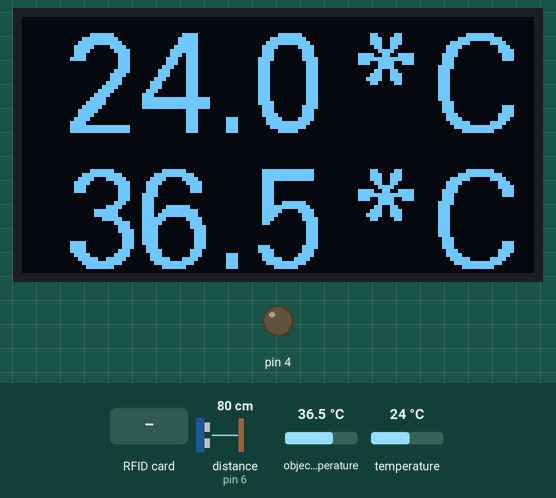
The sketch below on a simulated Arduino Uno, built with avr-gcc and run on an emulated ATmega328P. On the bench: 128×64 one-colour display, output pins drawn as LEDs (lit = HIGH). The test bench sets the inputs (shaded band); at power-on: object temperature 36.5 °C, temperature 24 °C, distance to the obstacle (sensor on pin 6) 80 cm. The echo pulse lasts 58.3 µs per cm; the audio player accepts every command and is not drawn; pins used as bus, display or sensor lines are not drawn; what the sketch prints to the serial monitor is not drawn.

Above: at 2.1 s.
2.2 s: RFID card 5E 7A 19 C4 held to the reader
At 4.0 s:
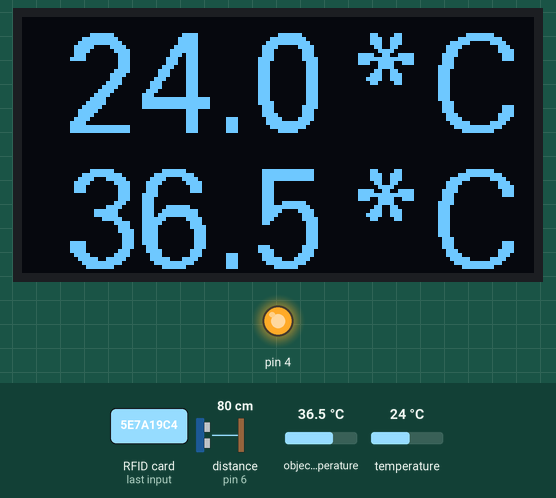
4.3 s: object temperature set to 20 °C
At 5.6 s:
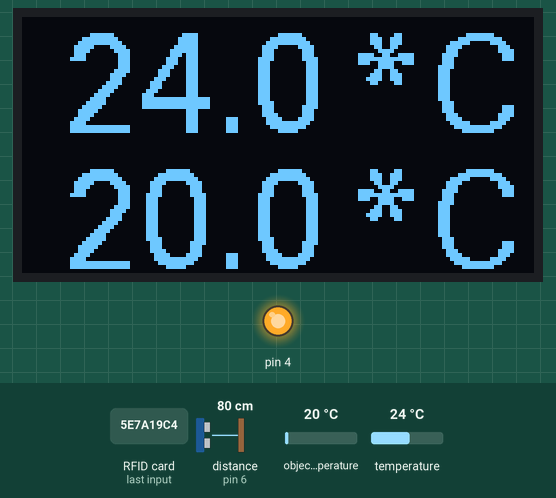
6.3 s: temperature set to 12 °C
At 8.1 s:
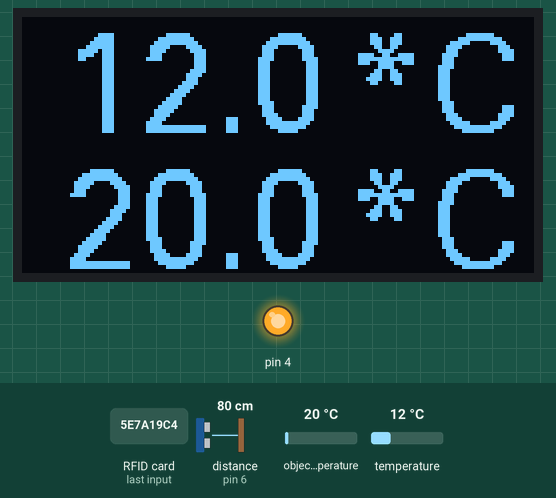
8.4 s: RFID card 5E 7A 19 C4 held to the reader
At 9.2 s:
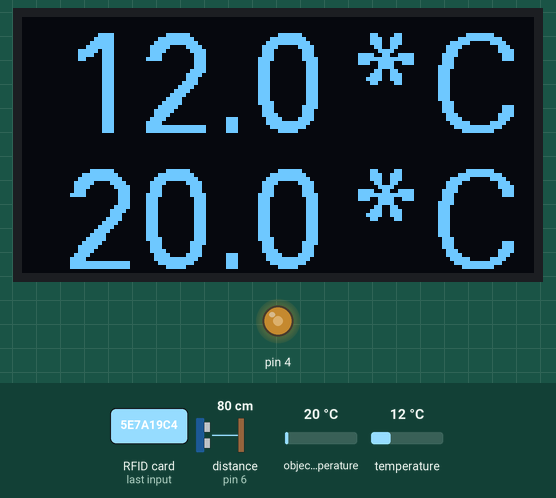
13.8 s: object temperature set to 26 °C
At 14.9 s:
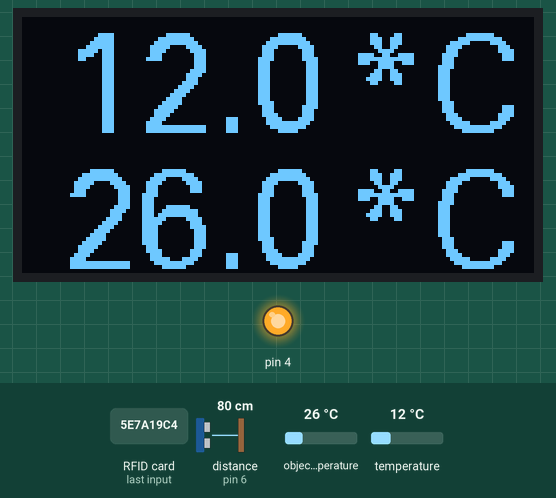
Timing chart, 0 to 16.8 s (numbered marks = the images above; inputs shaded):
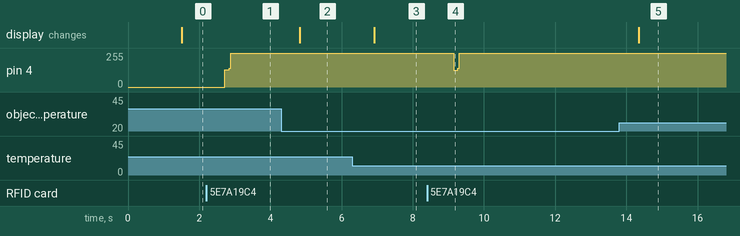

The sketch:

Temp02.ino
```cpp
/*
 * Generated using BlocklyDuino:
 *
 * https://github.com/MediaTek-Labs/BlocklyDuino-for-LinkIt
 *
 * Date: Mon, 28 Sep 2020 06:09:04 GMT
 */

#include <SPI.h>

#include <MFRC522.h>

#include <Wire.h>
#include <Adafruit_MLX90614.h>
#include "U8glib.h"
#include <Ultrasonic.h>
#include "Arduino.h"
#include "SoftwareSerial.h"
#include "DFRobotDFPlayerMini.h"

String myId;

int distance;

float amb;

float obj;

MFRC522 rfid(/*SS_PIN*/ 10, /*RST_PIN*/ UINT8_MAX);

String mfrc522_readID()
{
  String ret;
  if (rfid.PICC_IsNewCardPresent() && rfid.PICC_ReadCardSerial())
  {
    MFRC522::PICC_Type piccType = rfid.PICC_GetType(rfid.uid.sak);

    for (byte i = 0; i < rfid.uid.size; i++) {
      ret += (rfid.uid.uidByte[i] < 0x10 ? "0" : "");
      ret += String(rfid.uid.uidByte[i], HEX);
    }
  }

  // Halt PICC
  rfid.PICC_HaltA();

  // Stop encryption on PCD
  rfid.PCD_StopCrypto1();
  return ret;
}

void myRFID() {
  myId = mfrc522_readID();
  myId.toUpperCase();
  if ((myId.length()) > 0) {
    Serial.println(myId);
    beep();

  }
  delay(100);
}

Adafruit_MLX90614 mlx;
void myMLX90614_0() {
}

void myMLX90614_1() {
  Serial.println("測試");
  mlx = (Adafruit_MLX90614());
  mlx.begin();
}

void myMLX90614_2() {
  Serial.print("室溫= ");
  Serial.print((mlx.readAmbientTempC()));
  Serial.println("*C");
  Serial.print("體溫= ");
  Serial.print((mlx.readObjectTempC()));
  Serial.println("*C");
  Serial.println("");
  delay(500);
}

U8GLIB_SH1106_128X64 u8g(U8G_I2C_OPT_NONE); // I2C / TWI ;
void myOLED_1() {
  //正式寫專案時,要將amb及obj預設值刪除
  amb = 0;
  obj = 0;
}

void myOLED_2() {
  //正式寫專案時,將環境溫度及體溫傳入amb,obj
  amb=mlx.readAmbientTempC();
  obj=mlx.readObjectTempC();
  u8g.firstPage();
  do {
  draw();
  } while ( u8g.nextPage() );
  delay(100);
}

void draw() {
  u8g.setFont(u8g_font_fur25);
  u8g.setPrintPos(10, 29);
  u8g.print(amb, 1);
  u8g.drawStr( 80, 29, "*C");
  u8g.setPrintPos(10, 63);
  u8g.print(obj, 1);
  u8g.drawStr( 80, 63, "*C");
}
DFRobotDFPlayerMini myDFPlayer;
/*安裝Ultrasonic by ErickSimoes的函式庫*/
Ultrasonic ultrasonic(5, 6);//(Trig,Echo)
void HCSR04_0() {
}

void HCSR04_2() {
  distance = (ultrasonic.read());
  if (distance < 50) {
    Serial.print("距離：");
    Serial.print(distance);
    Serial.println(" cm");
    myDFPlayer.play(1);

  }
}

void beep() {
  for (int count = 0; count < 80; count++) {
    digitalWrite(4, LOW);
    delay(1);
    digitalWrite(4, HIGH);
    delay(1);
  }
  digitalWrite(4, HIGH);
}

SoftwareSerial mySoftwareSerial(7, 8);

void myMP3_0() {
}

void myMP3_1() {
  /*
    將myDFPlayer.play(1);註解，否則會一直repeat
  */
  mySoftwareSerial.begin(9600);
  if (!(myDFPlayer.begin(mySoftwareSerial))) {
    while (true) {
    }

  }
  myDFPlayer.volume(10);
  //myDFPlayer.play(1);
}

void myMP3_2() {
  /*
    此區塊不放入loop，待需要時再用，
    可用myDFPlayer.play(n);不要再用myDFPlayer.next();
  */
  delay(3000);
  myDFPlayer.next();
}

void setup()
{
  Serial.begin(115200);

  myMLX90614_1();
  myMP3_1();
  SPI.begin();
  rfid.PCD_Init();

  pinMode(4, OUTPUT);
}


void loop()
{
  myRFID();
  myMLX90614_2();
  myOLED_2();
  HCSR04_2();
}
```

Measured:
- after the input at 2.2 s, pin 4: 0/255 → 129/255 after 0.52 s, → 255/255 0.12 s later
- after the input at 4.3 s, the display: changes after 0.52 s (image 2)
- after the input at 6.3 s, the display: changes after 0.61 s (image 3)
- after the input at 8.4 s, pin 4: 255/255 → 126/255 after 0.75 s, → 255/255 0.12 s later
- after the input at 13.8 s, the display: changes after 0.54 s (image 5)
